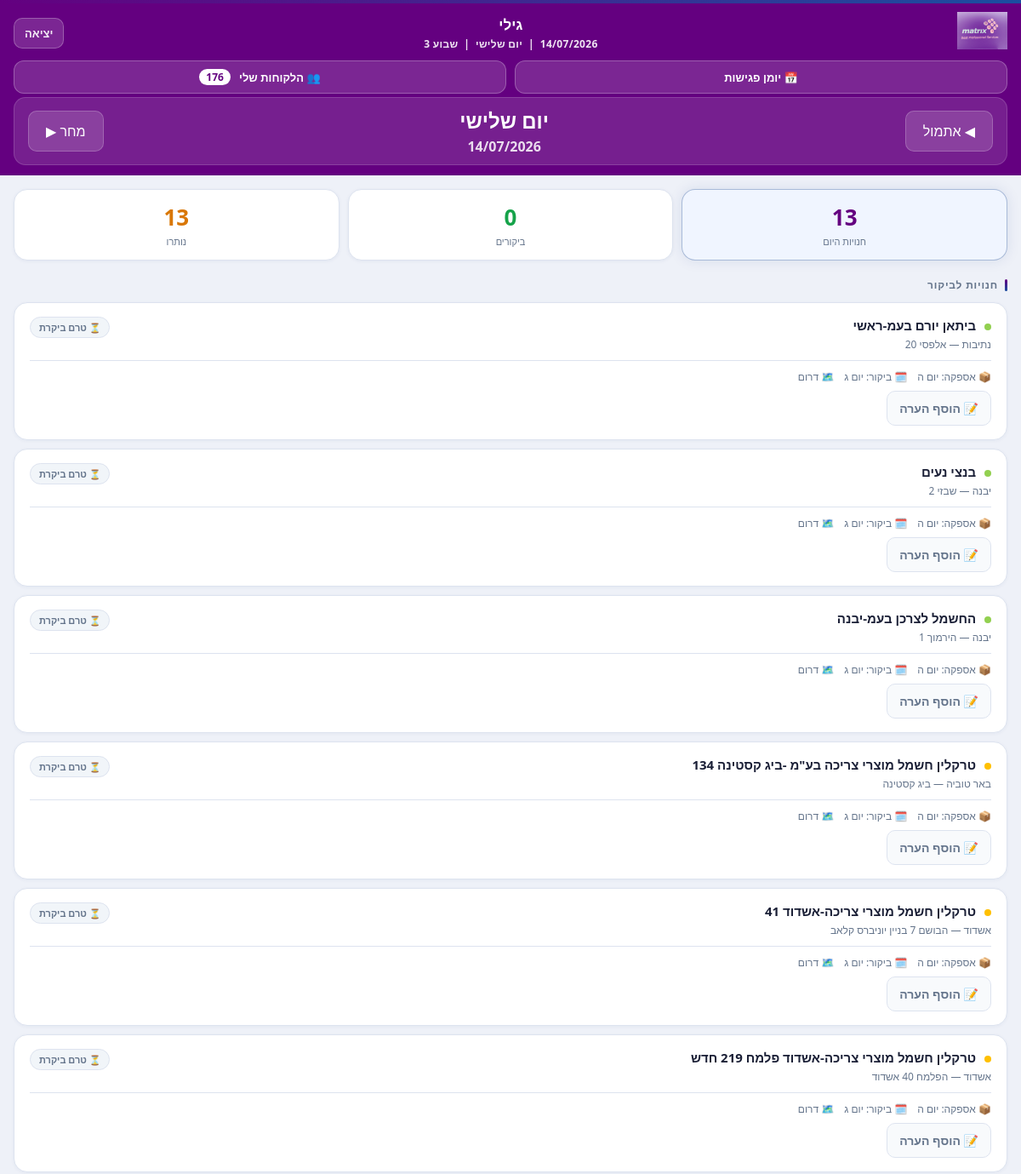
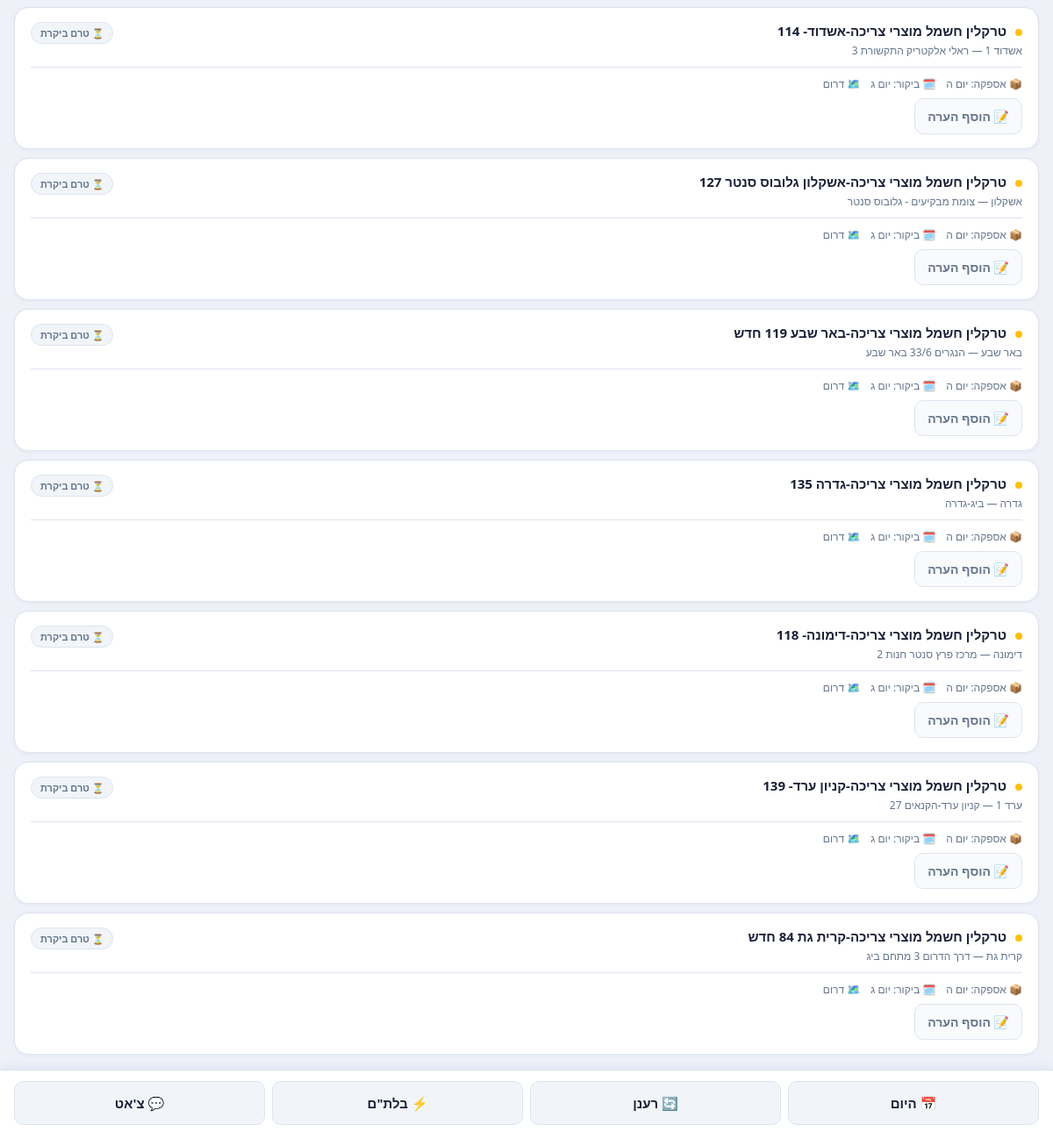
The app's page /dashboard (signed in) with its own data (2 pictures, top to bottom).
### tables this page shows
CREATE TABLE customers (
        id INTEGER PRIMARY KEY AUTOINCREMENT,
        card_code TEXT,
        name TEXT NOT NULL,
        city TEXT,
        address TEXT,
        region TEXT,
        delivery_day TEXT,
        x_days INTEGER,
        visit_day TEXT
    , traffic_light TEXT, assigned_visit_day TEXT, week_1 INTEGER DEFAULT 0, week_2 INTEGER DEFAULT 0, week_3 INTEGER DEFAULT 0, week_4 INTEGER DEFAULT 0, week_5 INTEGER DEFAULT 0, week_6 INTEGER DEFAULT 0);

### main.py (the view)
@app.get("/dashboard", response_class=HTMLResponse)
async def agent_dashboard(request: Request, date: str = None):
    user = get_current_user(request)
    if not user:
        return RedirectResponse("/")
    if user['role'] == 'manager':
        return RedirectResponse("/manager")
    try:
        selected_date = datetime.strptime(date, "%Y-%m-%d").date() if date else now_il().date()
    except ValueError:
        selected_date = now_il().date()
    hebrew_day = get_hebrew_day(selected_date)
    week_num   = get_week_for_agent(selected_date, user)
    week_col   = f"week_{week_num}"
    regions = [r.strip() for r in user['regions'].split(',') if r.strip()] or ['__none__']
    db = get_db()
    placeholders = ','.join(['?' for _ in regions])
    sql_customers = (
        "SELECT * FROM customers"
        " WHERE region IN (" + placeholders + ")"
        " AND assigned_visit_day=?"
        " AND " + week_col + "=1"
        " ORDER BY region, name"
    )
    customers = db.execute(
        sql_customers,
        regions + [hebrew_day]
    ).fetchall()
    if not customers:
        sql_customers_fallback = (
            "SELECT * FROM customers WHERE region IN (" + placeholders + ") AND visit_day=? ORDER BY region, name"
        )
        customers = db.execute(
            sql_customers_fallback,
            regions + [hebrew_day]
        ).fetchall()
    visits_today = db.execute(
        "SELECT * FROM visits WHERE user_id=? AND visit_date=?",
        (user['id'], str(selected_date))
    ).fetchall()
    eilat_customers = [dict(c) for c in db.execute(
        "SELECT * FROM customers WHERE region='שיראל-אילת' ORDER BY name"
    ).fetchall()] if user['username'] in ('shirel', 'shirael') else []
    db.close()
    visits_map = {v['customer_id']: dict(v) for v in visits_today}
    try:
        db2 = get_db()
        unplanned_visits_raw = db2.execute(
            """SELECT v.id, v.notes, v.customer_id, c.name as store_name, c.city
               FROM visits v JOIN customers c ON v.customer_id=c.id
               WHERE v.user_id=? AND v.visit_date=? AND v.is_unplanned=1
               ORDER BY v.id DESC""",
            (user['id'], str(selected_date))
        ).fetchall()
        db2.close()
        unplanned_visits = [dict(r) for r in unplanned_visits_raw]
    except Exception:
        unplanned_visits = []
    prev_date = (selected_date - timedelta(days=1)).strftime("%Y-%m-%d")
    next_date = (selected_date + timedelta(days=1)).strftime("%Y-%m-%d")
    import calendar
    year, month = selected_date.year, selected_date.month
    first_day = selected_date.replace(day=1)
    first_weekday = (first_day.weekday() + 1) % 7  # 0=Sun,1=Mon...6=Sat
    days_in_month = calendar.monthrange(year, month)[1]
    month_days = []  # list of date or None for padding
    for _ in range(first_weekday):
        month_days.append(None)
    for d in range(1, days_in_month + 1):
        month_days.append(selected_date.replace(day=d))
    while len(month_days) % 7 != 0:
        month_days.append(None)
    month_name_map = {1:'ינואר',2:'פברואר',3:'מרץ',4:'אפריל',5:'מאי',6:'יוני',
                      7:'יולי',8:'אוגוסט',9:'ספטמבר',10:'אוקטובר',11:'נובמבר',12:'דצמבר'}
    month_label = f"{month_name_map.get(month,'')} {year}"
    week_days = []  # keep for compatibility
    return templates.TemplateResponse("agent.html", {
        "request": request,
        "user": user,
        "customers": [dict(c) for c in customers],
        "visits_map": visits_map,
        "selected_date": selected_date,
        "selected_date_str": str(selected_date),
        "hebrew_day": hebrew_day,
        "hebrew_day_name": HEBREW_DAY_NAMES.get(hebrew_day, ''),
        "week_num": week_num,
        "prev_date": prev_date,
        "next_date": next_date,
        "week_days": week_days,
        "month_days": month_days,
        "month_label": month_label,
        "timedelta": timedelta,
        "today": now_il().date(),
        "is_after_17": now_il().hour >= 17,
        "HEBREW_DAYS": HEBREW_DAYS,
        "TRAFFIC_LIGHT_COLORS": TRAFFIC_LIGHT_COLORS,
        "eilat_customers": eilat_customers,
        "cfg": COMPANY_CONFIG,
        "unplanned_visits": unplanned_visits,
    })

### templates/agent.html (shortened to what this page needs)
<!DOCTYPE html>
<html lang="he" dir="rtl">
<head>
</head>
<body>
<div class="app-header">
  <div class="header-top">
    <div class="header-logo">
      <img src="/static/logo.png" alt="{{ cfg.company_name }}" onerror="this.style.display='none';this.nextElementSibling.style.display='block'">
    </div>
    <div class="header-center">
      {% if manager_view %}
      <div class="manager-badge">👁️ תצוגת מנהל</div>
      <div class="header-title">{{ viewed_agent.name }}</div>
      {% else %}
      <div class="header-title">{{ user.name }}</div>
      {% endif %}
      <div class="header-sub">{{ selected_date.strftime('%d/%m/%Y') }} &nbsp;|&nbsp; יום {{ hebrew_day_name }} &nbsp;|&nbsp; שבוע {{ week_num }}</div>
    </div>
    {% if manager_view %}
    <a href="/manager" class="action-btn-sm">← מנהל</a>
    {% else %}
    <a href="/logout" class="action-btn-sm">יציאה</a>
    {% endif %}
  </div>
  <div class="header-actions">
    <button class="header-action-btn" onclick="toggleCal()">📅 יומן פגישות</button>
    {% if not manager_view %}
    <button class="header-action-btn" onclick="openMyCust()">👥 הלקוחות שלי</button>
    {% endif %}
  </div>
  <div class="day-nav">
    <a href="{% if manager_view %}/manager/agent/{{ viewed_agent.id }}?date={{ prev_date }}{% else %}/dashboard?date={{ prev_date }}{% endif %}" class="nav-btn">◀ אתמול</a>
    <div style="text-align:center">
      <div class="day-name">יום {{ hebrew_day_name }}</div>
      <div class="day-date">{{ selected_date.strftime('%d/%m/%Y') }}</div>
    </div>
    <a href="{% if manager_view %}/manager/agent/{{ viewed_agent.id }}?date={{ next_date }}{% else %}/dashboard?date={{ next_date }}{% endif %}" class="nav-btn">מחר ▶</a>
  </div>
</div>
<div class="content">
  {% set done_count = namespace(n=0) %}
  {% for v in visits_map.values() %}
    {% if v.check_out_time and not v.is_phone %}{% set done_count.n = done_count.n + 1 %}{% endif %}
  {% endfor %}
  <div class="stats-row">
    <div class="stat-card active" id="stat-all" onclick="filterStores('all')">
      <div class="stat-num">{{ customers|length }}</div>
      <div class="stat-lbl">חנויות היום</div>
    </div>
    <div class="stat-card" id="stat-visited" onclick="filterStores('visited')">
      <div class="stat-num" style="color:var(--success)">{{ done_count.n }}</div>
      <div class="stat-lbl">ביקורים</div>
    </div>
    <div class="stat-card" id="stat-remaining" onclick="filterStores('remaining')">
      <div class="stat-num" style="color:var(--warning)">{{ customers|length - done_count.n }}</div>
      <div class="stat-lbl">נותרו</div>
    </div>
  </div>
  {% if customers %}
  <div class="section-title">חנויות לביקור</div>
  {% for store in customers %}
  {% set visit = visits_map.get(store.id) %}
  {% if visit and visit.check_out_time %}
    {% set status = 'done' %} {% set badge_text = '✅ הושלם' %} {% set badge_class = 'badge-done' %}
  {% elif visit and visit.check_in_time %}
    {% set status = 'in' %} {% set badge_text = '🟡 בפנים' %} {% set badge_class = 'badge-in' %}
  {% elif is_after_17 and selected_date == today %}
    {% set status = 'missed' %} {% set badge_text = '🔴 לא בוקר' %} {% set badge_class = 'badge-missed' %}
  {% else %}
    {% set status = 'none' %} {% set badge_text = '⏳ טרם ביקרת' %} {% set badge_class = 'badge-none' %}
  {% endif %}
  <a href="/store/{{ store.id }}?date={{ selected_date_str }}{% if manager_view and viewed_agent %}&agent_id={{ viewed_agent.id }}{% endif %}" class="store-card status-{{ status }}">
    <div class="store-row">
      <div>
        <div class="store-name">
          {% if store.traffic_light %}
          <span style="display:inline-block;width:8px;height:8px;border-radius:50%;background:{{ TRAFFIC_LIGHT_COLORS.get(store.traffic_light,'#ccc') }};margin-left:6px;vertical-align:middle"></span>
          {% endif %}
          {{ store.name }}
        </div>
        <div class="store-meta">{{ store.city }}{% if store.address %} — {{ store.address }}{% endif %}</div>
      </div>
      <span class="status-badge {{ badge_class }}">{{ badge_text }}</span>
    </div>
    <div class="store-footer">
      <span>📦 אספקה: יום {{ store.delivery_day }}</span>
      <span>🗓️ ביקור: יום {{ store.assigned_visit_day or store.visit_day }}</span>
      <span>🗺️ {{ store.region }}</span>
    </div>
    {% if not manager_view %}
    <button class="notes-btn {% if visit and visit.notes %}has-notes{% endif %}"
            onclick="event.preventDefault(); openNotes({{ store.id }}, '{{ store.name|replace("'", "\\'") }}', `{{ (visit.notes or '')|replace('`','\\`') if visit else '' }}`)">
      {% if visit and visit.notes %}📝 יש הערה{% else %}📝 הוסף הערה{% endif %}
    </button>
    {% endif %}
  </a>
  {% endfor %}
  {% endif %}
</div>
<div class="bottom-bar">
  {% if manager_view %}
    <a href="/manager" class="bar-btn btn-ghost">◀ חזרה</a>
    <a href="/manager/agent/{{ viewed_agent.id }}?date={{ selected_date_str }}" class="bar-btn btn-primary">🔄 רענן</a>
    <button class="bar-btn btn-danger" onclick="resetDay({{ viewed_agent.id }})">🗑️ איפוס</button>
    {% if eilat_customers %}
    <button class="bar-btn btn-eilat" onclick="openEilatPanel()">🏖️ אילת</button>
    {% endif %}
  {% else %}
    <a href="/dashboard?date={{ today }}" class="bar-btn btn-ghost">📅 היום</a>
    <button class="bar-btn btn-ghost" onclick="location.reload()">🔄 רענן</button>
    <button id="unplanned-bar-btn" class="bar-btn btn-ghost" onclick="openUnplanned()">⚡ בלת"ם</button>
    <button id="chat-btn" class="bar-btn btn-ghost" onclick="openGeneralChat()">💬 צ'אט </button>
  {% endif %}
</div>
</body>
</html>

### records on screen
customers: name "ביתאן יורם בעמ-ראשי", city "נתיבות", address "אלפסי 20", badge_text "⏳ טרם ביקרת", delivery_day "ה", assigned_visit_day "ג", region "דרום"
customers: name "בנצי נעים", city "יבנה", address "שבזי 2", badge_text "⏳ טרם ביקרת", delivery_day "ה", assigned_visit_day "ג", region "דרום"
customers: name "החשמל לצרכן בעמ-יבנה", city "יבנה", address "הירמוך 1", badge_text "⏳ טרם ביקרת", delivery_day "ה", assigned_visit_day "ג", region "דרום"
customers: name "טרקלין חשמל מוצרי צריכה בע\"מ -ביג קסטינה 134", city "באר טוביה", address "ביג קסטינה", badge_text "⏳ טרם ביקרת", delivery_day "ה", assigned_visit_day "ג", region "דרום"
customers: name "טרקלין חשמל מוצרי צריכה-אשדוד 41", city "אשדוד", address "הבושם 7 בניין יוניברס קלאב", badge_text "⏳ טרם ביקרת", delivery_day "ה", assigned_visit_day "ג", region "דרום"
customers: name "טרקלין חשמל מוצרי צריכה-אשדוד פלמח 219 חדש", city "אשדוד", address "הפלמח 40 אשדוד", badge_text "⏳ טרם ביקרת", delivery_day "ה", assigned_visit_day "ג", region "דרום"
customers: name "טרקלין חשמל מוצרי צריכה-אשדוד- 114", address "ראלי אלקטריק התקשורת 3", badge_text "⏳ טרם ביקרת", delivery_day "ה", assigned_visit_day "ג", region "דרום"
customers: name "טרקלין חשמל מוצרי צריכה-אשקלון גלובוס סנטר 127", city "אשקלון", address "צומת מבקיעים - גלובוס סנטר", badge_text "⏳ טרם ביקרת", delivery_day "ה", assigned_visit_day "ג", region "דרום"
customers: name "טרקלין חשמל מוצרי צריכה-באר שבע 119 חדש", city "באר שבע", address "הנגרים 33/6 באר שבע", badge_text "⏳ טרם ביקרת", delivery_day "ה", assigned_visit_day "ג", region "דרום"
customers: name "טרקלין חשמל מוצרי צריכה-גדרה 135", city "גדרה", address "ביג-גדרה", badge_text "⏳ טרם ביקרת", delivery_day "ה", assigned_visit_day "ג", region "דרום"
customers: name "טרקלין חשמל מוצרי צריכה-דימונה- 118", city "דימונה", address "מרכז פרץ סנטר חנות 2", badge_text "⏳ טרם ביקרת", delivery_day "ה", assigned_visit_day "ג", region "דרום"
customers: name "טרקלין חשמל מוצרי צריכה-קניון ערד- 139", city "ערד 1", address "קניון ערד-הקנאים 27", badge_text "⏳ טרם ביקרת", delivery_day "ה", assigned_visit_day "ג", region "דרום"
customers: name "טרקלין חשמל מוצרי צריכה-קרית גת 84 חדש", city "קרית גת", address "דרך הדרום 3 מתחם ביג", badge_text "⏳ טרם ביקרת", delivery_day "ה", assigned_visit_day "ג", region "דרום"

### other values on screen
{{ user.name }} "גילי"
{{ hebrew_day_name }} "שלישי"
{{ week_num }} "3"
{{ selected_date.strftime('%d/%m/%Y') }} "14/07/2026"
{{ customers|length }} "13"
{{ done_count.n }} "0"
{{ customers|length - done_count.n }} "13"
